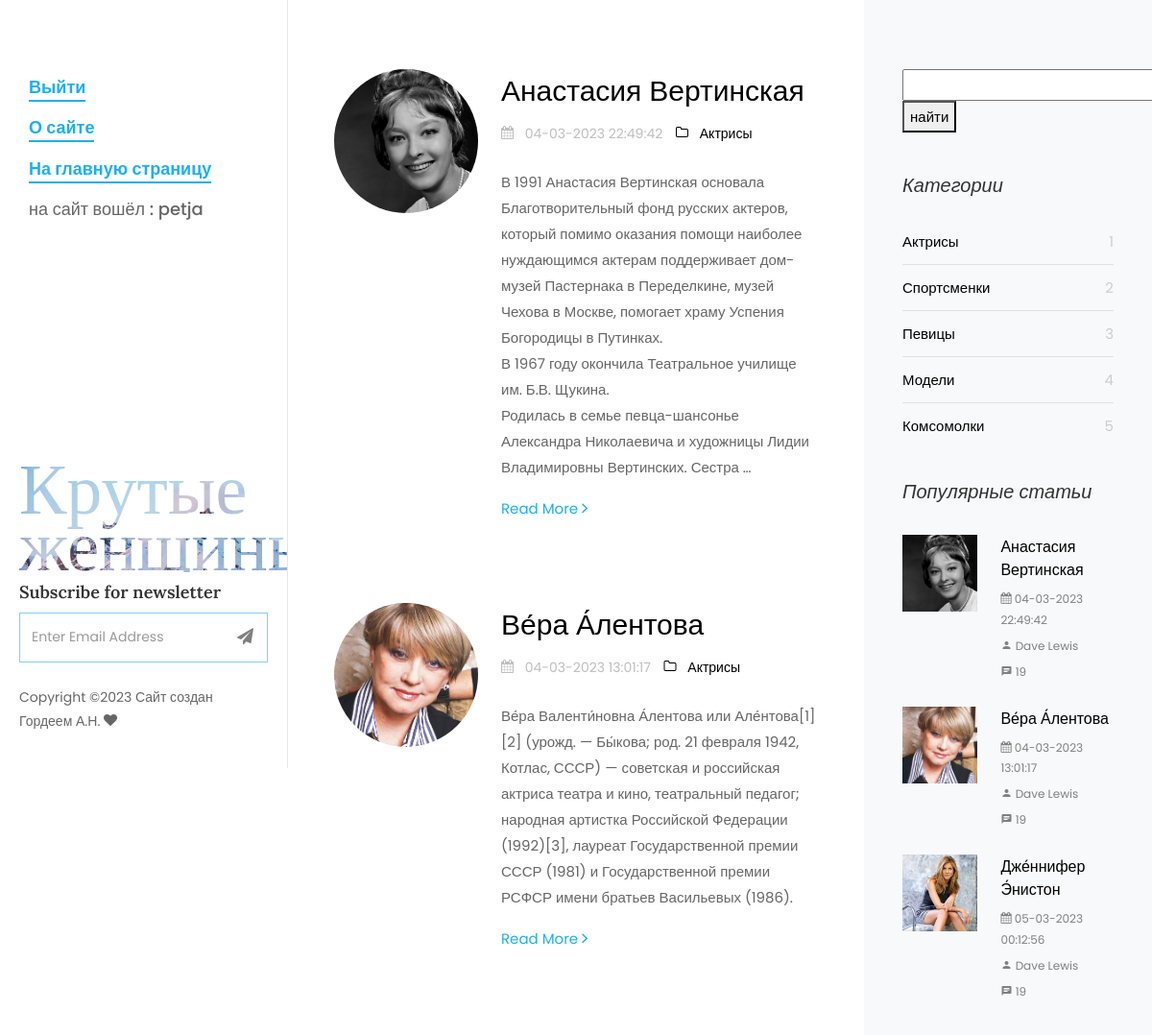
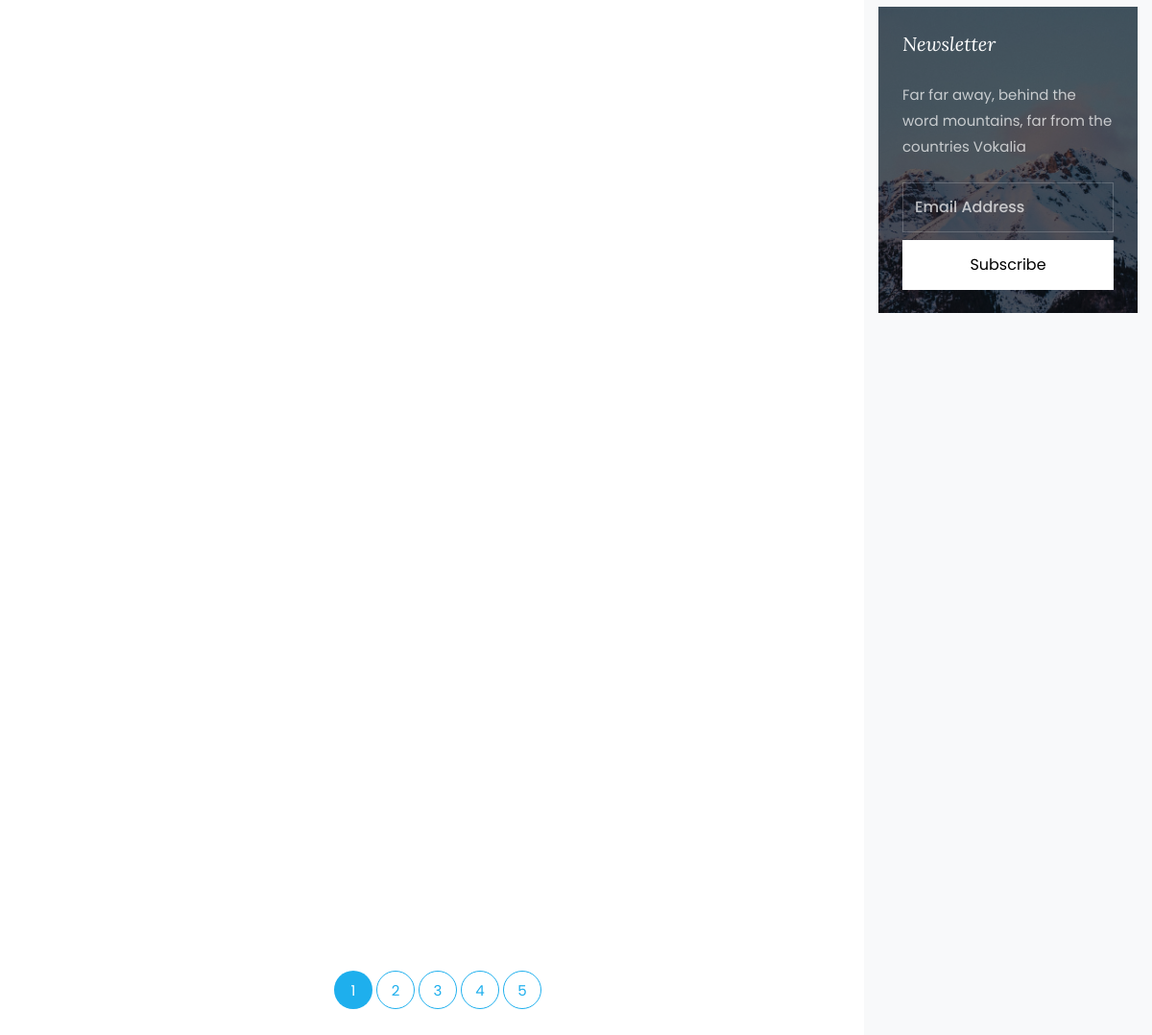
Page / (signed in) on the committed database (2 pictures, top to bottom).
### women/models.py (models this page shows, shortened)
class Women(models.Model):
    objects = None
    title = models.CharField(max_length=255, verbose_name='Заголовок')
    content = models.TextField(blank=True)
    photo = models.ImageField(upload_to="photos/%Y/%m/%d/")
    time_create = models.DateTimeField(auto_now_add=True)
    slug = models.SlugField(max_length=250, unique= True, db_index= True, verbose_name= "URL")
    time_update = models.DateTimeField(auto_now=True)
    is_published = models.BooleanField(default=True)
    cat = models.ForeignKey('Category', on_delete=models.PROTECT, )
    class Meta:
        verbose_name_plural = 'Известные женщины'
        ordering = ('cat', 'title')

class Category(models.Model):
    name = models.CharField(max_length=100, db_index=True)
    slug = models.SlugField(max_length=250, unique=True, db_index=True, verbose_name='URL')
    class Meta:
        verbose_name_plural = 'Категории'

### women/views.py (the view)
# urls.py: urlpatterns = [path('', WomenHome.as_view(), name='home'),
class WomenHome( DataMixin, ListView):
    paginate_by = 4
    model = Women
    template_name = 'women/index.html'
    context_object_name = 'post'
    def get_context_data(self, *, object_list=None, **kwargs):
        context = super().get_context_data(**kwargs)
        context['last_act'] = Women.objects.filter(cat__pk=1).order_by("-id")[0:5]
        context['last_sport'] = Women.objects.filter(cat__pk=2).order_by("-id")[0:5]
        context['last_sing'] = Women.objects.filter(cat__pk=3).order_by("-id")[0:5]
        context['last_mode'] = Women.objects.filter(cat__pk=3).order_by("-id")[0:5]
        context['last_all'] = Women.objects.filter().order_by("-id")[0:5]
        context['cats'] = Category.objects.all()
        context['menu'] = menu
        context['all'] = Women.objects.all()
        return context

### women/templates/women/index.html (shortened to what this page needs)
{% load static %}
<!DOCTYPE html>
<html lang="en">
  <head>
    <link rel="stylesheet" href="{% static 'css/open-iconic-bootstrap.min.css' %}">
    <link rel="stylesheet" href="{% static 'css/animate.css' %}">
    <link rel="stylesheet" href="{% static 'css/owl.carousel.min.css' %}">
    <link rel="stylesheet" href="{% static 'css/owl.theme.default.min.css' %}">
    <link rel="stylesheet" href="{% static 'css/magnific-popup.css' %}">
    <link rel="stylesheet" href="{% static 'css/aos.css' %}">
    <link rel="stylesheet" href="{% static 'css/ionicons.min.css' %}">
    <link rel="stylesheet" href="{% static 'css/bootstrap-datepicker.css' %}">
    <link rel="stylesheet" href="{% static 'css/jquery.timepicker.css' %}">
    <link rel="stylesheet" href="{%  static 'css/flaticon.css' %}">
    <link rel="stylesheet" href="{% static 'css/icomoon.css' %}">
    <link rel="stylesheet" href="{% static 'css/style.css' %}">
  </head>
  <body>
	{% include 'women/side-header.html' %}
		<div id="colorlib-main">
			<section class="ftco-section ftco-no-pt ftco-no-pb">
	    	<div class="container">
	    		<div class="row d-flex">
	    			<div class="col-xl-8 py-5 px-md-5">
						{% for p in post %}
	    				<div class="row pt-md-4">
			    			<div class="col-md-12">
									<div class="blog-entry ftco-animate d-md-flex">
										<a href=" {% url 'post' p.slug %} " class="img img-2"
										   style="background-image: url('{{ p.photo.url }}');"> </a>
										<div class="text text-2 pl-md-4">
				              <h3 class="mb-2"><a href="{% url 'post' p.slug %}"> {{ p.title }} </a></h3>
				              <div class="meta-wrap">
												<p class="meta">
				              		<span><i class="icon-calendar mr-2"></i> {{p.time_update|date:'d-m-Y H:i:s' }} </span>
				              		<span><a href="{% url 'category' p.cat.slug %} "><i class="icon-folder-o mr-2"></i> {{ p.cat.name }}</a></span>
				              	</p>
			              	</div>
				              <p class="mb-4"> {{ p.content | linebreaks | truncatewords:50 }}</p>
				              <p><a href=" {% url 'post' p.slug %} " class="btn-custom">Read More <span class="ion-ios-arrow-forward"></span></a></p>
				            </div>
									</div>
								</div>
			    		</div>
						{% endfor %}
			    		<div class="row">
			          <div class="col">
			            <div class="block-27">
			              <ul>{% if page_obj.has_other_pages  %}
							  {% for p in paginator.page_range %}
							  {%  if page_obj.number == p %}
							  <li class="active"><span> {{ p }}</span></li>
						  	{% else %}
			                <li><a href="?page= {{ p }}">{{ p }}</a></li>
								{% endif %}
							  	{% endfor %}
								{% endif %}
			              </ul>
			            </div>
			          </div>
			        </div>
			    	</div>
	    			{% include 'women/left-header.html' %}
							<div class="sidebar-box subs-wrap img py-4" style="background-image: url('../static/images/bg_1.jpg');">
								<div class="overlay"></div>
								<h3 class="mb-4 sidebar-heading">Newsletter</h3>
								<p class="mb-4">Far far away, behind the word mountains, far from the countries Vokalia</p>
	              <form action="#" class="subscribe-form">
	                <div class="form-group">
	                  <input type="text" class="form-control" placeholder="Email Address">
	                  <input type="submit" value="Subscribe" class="mt-2 btn btn-white submit">
	                </div>
	              </form>
	            </div>
	          </div>
	    		</div>
	    	</div>
	    </section>
		</div>
	</div>
  </body>
</html>

### women/templates/women/side-header.html (shortened to what this page needs)
{% load static %}
<div id="colorlib-page">
		<aside id="colorlib-aside" role="complementary" class="js-fullheight">
			<nav id="colorlib-main-menu" role="navigation">
				<ul>
					{% if user.is_authenticated %}
							{% for m in menu|slice:":3" %}
										<li class="colorlib-active"><a href=" {% url m.url_name %} " > {{ m.title }} </a></li>
							{% endfor %}
										<li class="pfooter ">   на сайт вошёл :  {{ user.username}} </li>
					 {% else %}
						{% for m in menu|slice:"1:5" %}
									<li class="colorlib-active" ><a href=" {% url m.url_name %} " > {{ m.title }} </a></li>
					{% endfor %}
					{% endif %}
				</ul>
			</nav>
			<div class="colorlib-footer">
				<h1 id="colorlib-logo" class="mb-1"><a href="#" style="background-image: url('../static/images/bg_1.jpg');">Крутые <span> женщины </span></a></h1>
				<div class="mb-4">
					<h3>Subscribe for newsletter</h3>
					<form action="#" class="colorlib-subscribe-form">
            <div class="form-group d-flex">
            	<div class="icon"><span class="icon-paper-plane"></span></div>
              <input type="text" class="form-control" placeholder="Enter Email Address">
            </div>
          </form>
				</div>
				<p class="pfooter">
	  Copyright &copy;<script>document.write(new Date().getFullYear());</script> Сайт создан Гордеем А.Н.  <i class="icon-heart" aria-hidden="true"></i>
	  </p>
			</div>
          	</aside>

### women/templates/women/left-header.html
{% load static %}
<div class="col-xl-4 sidebar ftco-animate bg-light pt-5">
	            <div class="sidebar-box pt-md-4">
					<form action="{% url 'search' %} method='GET">
						<input type="text" name="q" >
						<button>	 найти		</button>
					</form>
	            </div>
	            <div class="sidebar-box ftco-animate">
	            	<h3 class="sidebar-heading">Категории </h3>
	              <ul class="categories">
					{% for cat in cats %}
	                <li><a href=" {% url 'category' cat.slug %}"> {{ cat.name }}
						<span> {{ cat.pk }} </span></a></li>
					  {% endfor %}
	              </ul>
	            </div>
	            <div class="sidebar-box ftco-animate">
	              <h3 class="sidebar-heading">Популярные статьи </h3>
					{% for p in post|slice:":3" %}
	              <div class="block-21 mb-4 d-flex">
	                <a class="blog-img mr-4"  style="background-image: url('{{ p.photo.url }}');"></a>
	                <div class="text">
	                  <h3 class="heading"><a href="#">{{ p.title }}</a></h3>
	                  <div class="meta">
	                    <div><a href="#"><span class="icon-calendar"></span> {{p.time_update|date:'d-m-Y H:i:s' }} </a></div>
	                    <div><a href="#"><span class="icon-person"></span> Dave Lewis</a></div>
	                    <div><a href="#"><span class="icon-chat"></span> 19</a></div>
	                  </div>
	                </div>
	              </div>
					{% endfor %}
	            </div>

### women/static/css/icomoon.css (style rules this page uses)
[class^="icon-"], [class*=" icon-"] { font-family: 'icomoon' !important; speak: none; font-style: normal; font-weight: normal; font-variant: normal; text-transform: none; line-height: 1; -webkit-font-smoothing: antialiased; -moz-osx-font-smoothing: grayscale; }
.icon-heart:before { content: "\f004"; }
.icon-calendar:before { content: "\f073"; }
.icon-folder-o:before { content: "\f114"; }
.icon-paper-plane:before { content: "\f1d8"; }
.icon-chat:before { content: "\e0b7"; }
.icon-person:before { content: "\e7fd"; }

### rows in the picture
Women: photo (picture), title "Анастасия Вертинская", time_update "04-03-2023 22:49:42", cat.name "Актрисы", content "В 1991 Анастасия Вертинская основала Благотворительный фонд русских актеров, который помимо оказания помощи наиболее нуждающимся актерам поддерживает дом-музей Пастернака в Переделкине, музей Чехова в Москве, помогает храму Успения Богородицы в Путинках. В 1967 году окончила Театральное училище им. Б.В. Щукина. Родилась в семье певца-шансонье Александра Николаевича и художницы Лидии Владимировны Вертинских. Сестра …"
Women: photo (picture), title "Ве́ра А́лентова", time_update "04-03-2023 13:01:17", cat.name "Актрисы", content "Ве́ра Валенти́новна А́лентова или Але́нтова[1][2] (урожд. — Бы́кова; род. 21 февраля 1942, Котлас, СССР) — советская и российская актриса театра и кино, театральный педагог; народная артистка Российской Федерации (1992)[3], лауреат Государственной премии СССР (1981) и Государственной премии РСФСР имени братьев Васильевых (1986)."
Category: name "Актрисы", pk "1"
Category: name "Спортсменки", pk "2"
Category: name "Певицы", pk "3"
Category: name "Модели", pk "4"
Category: name "Комсомолки", pk "5"
Women: photo (picture), title "Дже́ннифер Э́нистон", time_update "05-03-2023 00:12:56"

### other values in the picture
{{ m.title }} "Выйти" "О сайте" "На главную страницу"
{{ user.username }} "petja"
{{ p }} "1"
{{ p }} "2" "3" "4" "5"
